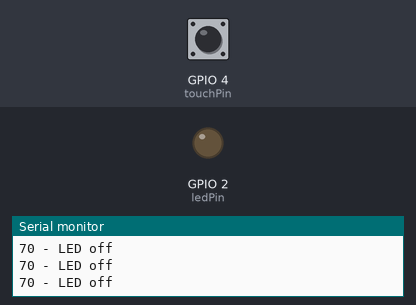
The program below on a simulated ESP32. Shown: output pins drawn as LEDs (lit = HIGH), the last lines printed to the serial monitor. Inputs (shaded band) come from the test bench; at power-on: GPIO 4 (touchPin) HIGH.

Above: at 2.2 s.
2.3 s: GPIO 4 (touchPin) pulled LOW for 0.6 s
At 2.9 s:
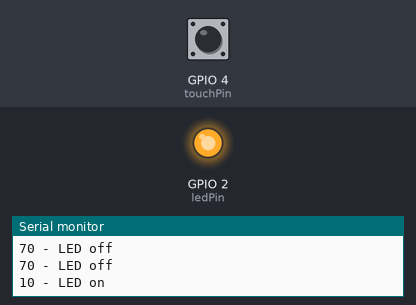
4.5 s: GPIO 4 (touchPin) pulled LOW for 3.2 s
At 8.4 s:
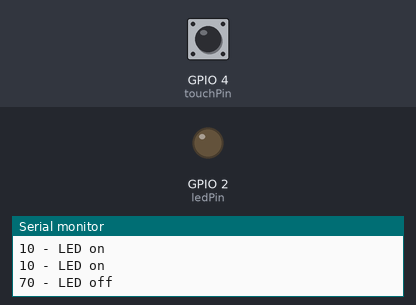
Timing chart, 0 to 9.9 s (numbered marks = the images above; inputs shaded):
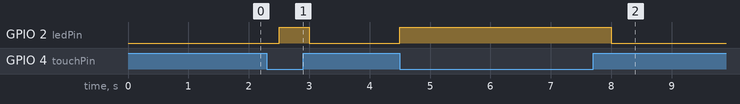

Measured:
- after the input at 2.3 s, GPIO 2 (ledPin): LOW → HIGH after 0.20 s, → LOW 0.50 s later
- after the input at 4.5 s, GPIO 2 (ledPin): LOW → HIGH at once, → LOW 3.5 s later

The program:

main.cpp
```cpp
#include <Arduino.h>

// set pin numbers
const int touchPin = 4;  // GPIO4
const int ledPin = 2;  // GPIO2 : Blue LED of the NodeMCU

// change with your threshold value
const int threshold = 25;
// variable for storing the touch pin value
int touchValue;

void setup(){
  Serial.begin(115200);
  delay(1000); // give me time to bring up serial monitor
  // initialize the LED pin as an output:
  pinMode (ledPin, OUTPUT);
}
void loop(){
  // read the state of the pushbutton value:
  touchValue = touchRead(touchPin);
  Serial.print(touchValue);
  // check if the touchValue is below the threshold
  // if it is, set ledPin to HIGH
  if(touchValue < threshold){
    // turn LED on
    digitalWrite(ledPin, HIGH);
    Serial.println(" - LED on");
  }
  else{
    // turn LED off
    digitalWrite(ledPin, LOW);
    Serial.println(" - LED off");
  }
  delay(500);
}
```
